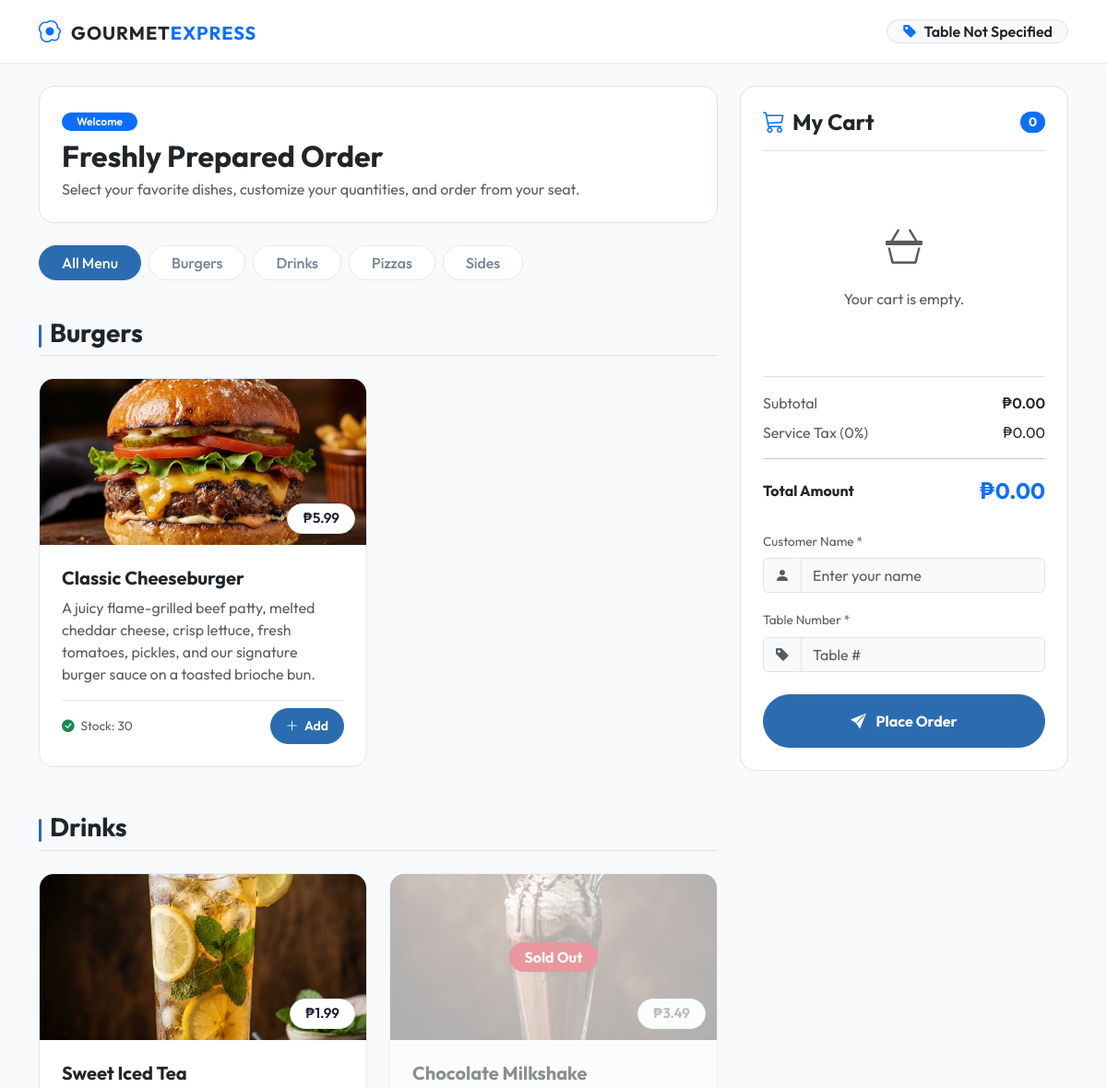
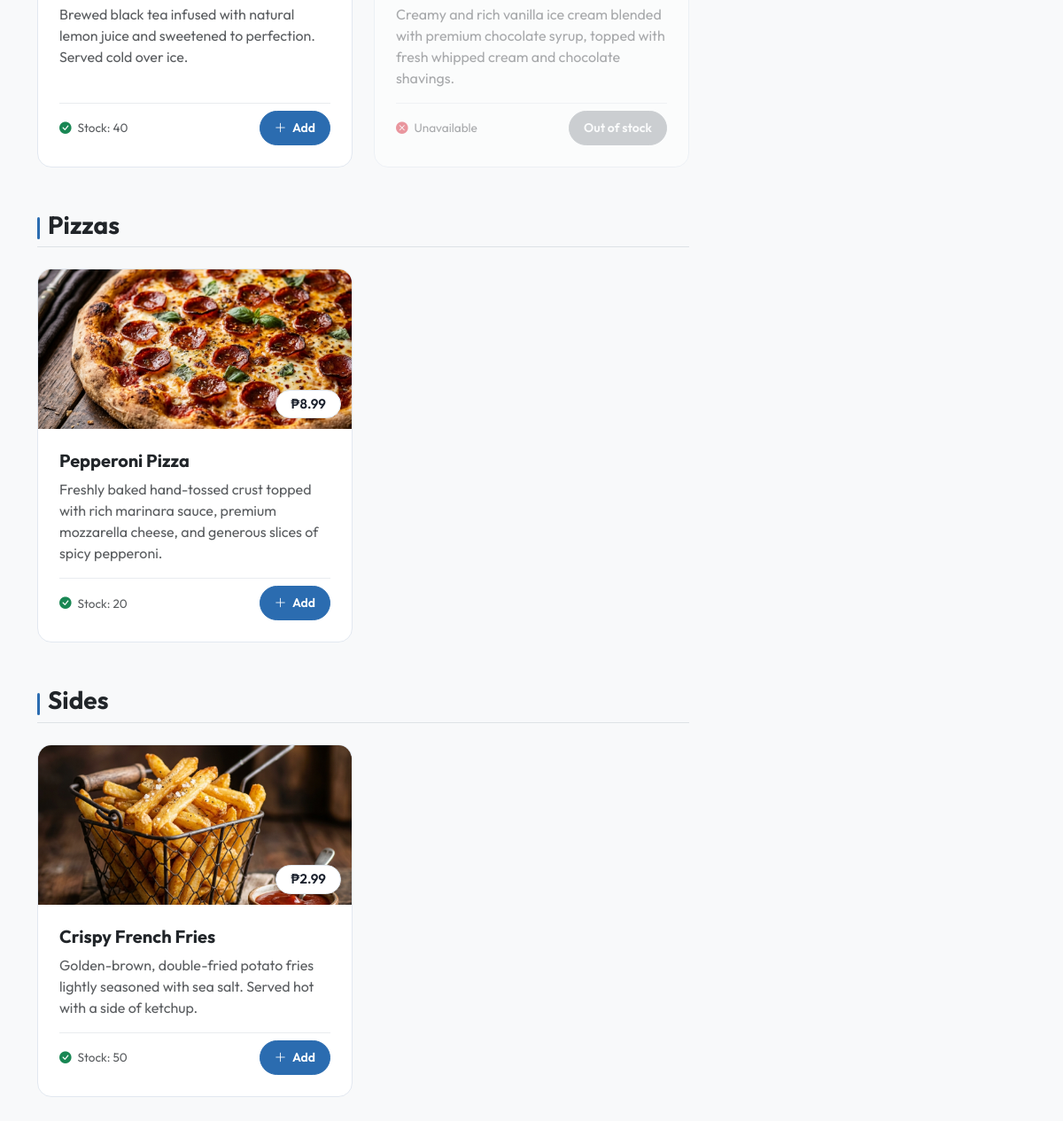
/customer/order.php, run on the app's committed database (2 pictures, top to bottom).
### tables this page shows
CREATE TABLE IF NOT EXISTS `products` (
  `id` INT AUTO_INCREMENT PRIMARY KEY,
  `product_name` VARCHAR(255) NOT NULL,
  `description` TEXT NULL,
  `price` DECIMAL(10,2) NOT NULL,
  `image` VARCHAR(255) NOT NULL,
  `category` VARCHAR(100) NOT NULL,
  `availability_status` TINYINT(1) DEFAULT 1 COMMENT '1 = Available, 0 = Out of Stock',
  `stock_quantity` INT NOT NULL DEFAULT 20 COMMENT 'Available stock count',
  `created_at` TIMESTAMP DEFAULT CURRENT_TIMESTAMP,
  `updated_at` TIMESTAMP DEFAULT CURRENT_TIMESTAMP ON UPDATE CURRENT_TIMESTAMP
);

### customer/order.php (the view, shortened to what this page needs)
<?php
require_once '../api/db.php';
$tableNumber = isset($_GET['table']) ? intval($_GET['table']) : '';
try {
    $stmt = $pdo->query("SELECT * FROM products ORDER BY category, id");
    $products = $stmt->fetchAll();
    $menu = [];
    foreach ($products as $product) {
        $menu[$product['category']][] = $product;
    }
} catch (\PDOException $e) {
    $menu = [];
    $error = "Unable to load menu. Please try again later.";
}
?>
<!DOCTYPE html>
<html lang="en">
<head>
    <link href="https://cdn.jsdelivr.net/npm/bootstrap@5.3.0/dist/css/bootstrap.min.css" rel="stylesheet">
    <link href="https://cdn.jsdelivr.net/npm/bootstrap-icons@1.10.5/font/bootstrap-icons.css" rel="stylesheet">
    <link rel="stylesheet" href="../assets/css/style.css">
</head>
<body>
    <header class="menu-header sticky-top py-3">
        <div class="container d-flex justify-content-between align-items-center">
            <div class="brand-logo">
                <i class="bi bi-egg-fried text-primary me-2 fs-4"></i>
                <span class="fw-bold text-dark tracking-wide fs-5">GOURMET<span class="text-primary">EXPRESS</span></span>
            </div>
            <div class="table-badge px-3 py-1.5 rounded-pill text-dark border bg-light">
                <i class="bi bi-tag-fill text-primary me-1"></i>
                <span class="fw-semibold">Table <?php echo $tableNumber ? $tableNumber : 'Not Specified'; ?></span>
            </div>
        </div>
    </header>
    <main class="container my-4">
        <div class="row g-4">
            <div class="col-lg-8">
                <div class="welcome-banner p-4 mb-4 rounded-4 border bg-white">
                    <span class="badge bg-primary text-white mb-2 px-3 py-1.5 rounded-pill fw-semibold uppercase-tag">Welcome</span>
                    <h2 class="fw-bold text-dark mb-1">Freshly Prepared Order</h2>
                    <p class="mb-0 text-muted">Select your favorite dishes, customize your quantities, and order from your seat.</p>
                </div>
                <div class="category-nav d-flex gap-2 overflow-auto pb-3 mb-4 scrollbar-none">
                    <button class="btn btn-category active text-nowrap rounded-pill px-4" onclick="filterCategory('all')">All Menu</button>
                    <?php foreach (array_keys($menu) as $cat): ?>
                        <button class="btn btn-category text-nowrap rounded-pill px-4" onclick="filterCategory('<?php echo htmlspecialchars($cat); ?>')">
                            <?php echo htmlspecialchars($cat); ?>
                        </button>
                    <?php endforeach; ?>
                </div>
                <?php if (empty($menu)): ?>
                    <div class="alert alert-danger rounded-4 p-4 border" role="alert">
                        <i class="bi bi-exclamation-triangle-fill fs-4 me-2"></i>
                        <span><?php echo isset($error) ? $error : 'No menu items available.'; ?></span>
                    </div>
                <?php else: ?>
                    <?php foreach ($menu as $category => $items): ?>
                        <div class="menu-section mb-5" data-category="<?php echo htmlspecialchars($category); ?>">
                            <h3 class="category-title mb-4 pb-2 border-bottom fw-bold text-dark">
                                <span class="category-title-bar"></span>
                                <?php echo htmlspecialchars($category); ?>
                            </h3>
                            <div class="row g-4">
                                <?php foreach ($items as $item):
                                    $stockQuantity = isset($item['stock_quantity']) ? intval($item['stock_quantity']) : 0;
                                    $isAvailable = intval($item['availability_status']) === 1 && $stockQuantity > 0;
                                ?>
                                    <div class="col-md-6">
                                        <div class="card product-card h-100 rounded-4 overflow-hidden border bg-white <?php echo !$isAvailable ? 'out-of-stock-card' : ''; ?>">
                                            <div class="position-relative overflow-hidden product-image-wrapper">
                                                <img src="../assets/images/<?php echo htmlspecialchars($item['image']); ?>" class="card-img-top product-img" alt="<?php echo htmlspecialchars($item['product_name']); ?>">
                                                <?php if (!$isAvailable): ?>
                                                    <div class="out-of-stock-overlay d-flex align-items-center justify-content-center">
                                                        <span class="badge bg-danger text-white fs-6 px-3 py-2 rounded-pill shadow-sm">Sold Out</span>
                                                    </div>
                                                <?php endif; ?>
                                                <span class="price-tag shadow-sm fw-semibold px-3 py-1 rounded-pill">
                                                    ₱<?php echo number_format($item['price'], 2); ?>
                                                </span>
                                            </div>
                                            <div class="card-body d-flex flex-column p-4">
                                                <h5 class="card-title fw-bold text-dark mb-2"><?php echo htmlspecialchars($item['product_name']); ?></h5>
                                                <p class="card-text text-muted mb-3 flex-grow-1 fs-6"><?php echo htmlspecialchars($item['description']); ?></p>
                                                <div class="d-flex justify-content-between align-items-center mt-auto pt-2 border-top border-light-subtle">
                                                    <span class="text-muted fs-7">
                                                        <i class="bi <?php echo $isAvailable ? 'bi-check-circle-fill text-success' : 'bi-x-circle-fill text-danger'; ?> me-1"></i>
                                                        <?php echo $isAvailable ? 'Stock: ' . $stockQuantity : 'Unavailable'; ?>
                                                    </span>
                                                    <?php if ($isAvailable): ?>
                                                        <button class="btn btn-warning btn-sm rounded-pill px-3 py-2 fw-semibold add-to-cart-btn"
                                                                onclick="addToCart(<?php echo $item['id']; ?>, '<?php echo htmlspecialchars(addslashes($item['product_name'])); ?>', <?php echo $item['price']; ?>, '../assets/images/<?php echo htmlspecialchars($item['image']); ?>', <?php echo $stockQuantity; ?>)">
                                                            <i class="bi bi-plus-lg me-1"></i> Add
                                                        </button>
                                                    <?php else: ?>
                                                        <button class="btn btn-secondary btn-sm rounded-pill px-3 py-2 fw-semibold" disabled>
                                                            Out of stock
                                                        </button>
                                                    <?php endif; ?>
                                                </div>
                                            </div>
                                        </div>
                                    </div>
                                <?php endforeach; ?>
                            </div>
                        </div>
                    <?php endforeach; ?>
                <?php endif; ?>
            </div>
            <div class="col-lg-4">
                <div class="checkout-panel sticky-panel rounded-4 p-4 border bg-white text-dark">
                    <h4 class="fw-bold mb-4 d-flex justify-content-between align-items-center text-dark border-bottom pb-3">
                        <span><i class="bi bi-cart3 text-primary me-2"></i>My Cart</span>
                        <span class="badge bg-primary text-white rounded-pill fs-7" id="cart-count">0</span>
                    </h4>
                    <div id="cart-items" class="cart-items-container mb-4 overflow-auto scrollbar-thin">
                    </div>
                    <div class="totals-section border-top pt-3 mb-4">
                        <div class="d-flex justify-content-between mb-2">
                            <span class="text-muted">Subtotal</span>
                            <span class="fw-semibold text-dark" id="cart-subtotal">₱0.00</span>
                        </div>
                        <div class="d-flex justify-content-between mb-2">
                            <span class="text-muted">Service Tax (0%)</span>
                            <span class="text-dark">₱0.00</span>
                        </div>
                        <hr class="my-3">
                        <div class="d-flex justify-content-between align-items-center mb-1">
                            <span class="fw-bold text-dark">Total Amount</span>
                            <span class="fw-bold text-primary fs-4" id="cart-total">₱0.00</span>
                        </div>
                    </div>
                    <form id="checkout-form" onsubmit="submitOrder(event)">
                        <div class="mb-3">
                            <label for="customerName" class="form-label text-muted fs-7">Customer Name *</label>
                            <div class="input-group">
                                <span class="input-group-text bg-light text-muted border"><i class="bi bi-person-fill"></i></span>
                                <input type="text" class="form-control bg-light border text-dark" id="customerName" placeholder="Enter your name" required>
                            </div>
                        </div>
                        <div class="mb-4">
                            <label for="tableNumber" class="form-label text-muted fs-7">Table Number *</label>
                            <div class="input-group">
                                <span class="input-group-text bg-light text-muted border"><i class="bi bi-tag-fill"></i></span>
                                <input type="number" class="form-control bg-light border text-dark" id="tableNumber" placeholder="Table #" min="1" value="<?php echo $tableNumber; ?>" required <?php echo $tableNumber ? 'readonly' : ''; ?>>
                            </div>
                        </div>
                        <button type="submit" class="btn btn-warning w-100 py-3 rounded-pill fw-bold checkout-submit-btn">
                            <i class="bi bi-send-fill me-2"></i> Place Order
                        </button>
                    </form>
                </div>
            </div>
        </div>
    </main>
</body>
</html>

### assets/css/style.css (style rules this page uses)
:root { --bg-light: #f8f9fa; --bg-white: #ffffff; --border-color: #e2e8f0; --text-main: #1a202c; --text-muted: #718096; --primary-color: #2b6cb0; --primary-hover: #1a4f80; --accent-warning: #dd6b20; --accent-success: #38a169; --accent-danger: #e53e3e; --font-family: 'Outfit', -apple-system, BlinkMacSystemFont, "Segoe UI", Roboto, sans-serif; }
body { background-color: var(--bg-light); color: var(--text-main); font-family: var(--font-family); line-height: 1.5; -webkit-font-smoothing: antialiased; }
.menu-header, .admin-header { background-color: var(--bg-white); border-bottom: 1px solid var(--border-color); z-index: 1000; }
.brand-logo { color: var(--text-main); font-weight: 700; }
.table-badge { background-color: var(--bg-light); border: 1px solid var(--border-color); color: var(--text-main); }
.welcome-banner { background-color: var(--bg-white); border: 1px solid var(--border-color); color: var(--text-main); }
.btn-category { background: var(--bg-white); color: var(--text-muted); border: 1px solid var(--border-color); transition: all 0.2s ease; font-weight: 500; }
.btn-category.active { background: var(--primary-color); color: var(--bg-white) !important; border-color: var(--primary-color); }
.product-card { box-shadow: none !important; border: 1px solid var(--border-color) !important; transition: border-color 0.2s ease; }
.product-image-wrapper { position: relative; height: 180px; background-color: var(--bg-light); }
.product-img { width: 100%; height: 100%; object-fit: cover; }
.price-tag { position: absolute; bottom: 12px; right: 12px; background-color: var(--bg-white); color: var(--text-main); border: 1px solid var(--border-color); font-size: 0.95rem; z-index: 5; }
.out-of-stock-card { opacity: 0.5; }
.out-of-stock-overlay { position: absolute; top: 0; left: 0; width: 100%; height: 100%; background: rgba(255, 255, 255, 0.4); z-index: 10; }
.category-title { position: relative; padding-left: 12px; color: var(--text-main); }
.category-title-bar { position: absolute; left: 0; top: 20%; bottom: 20%; width: 3px; background: var(--primary-color); border-radius: 2px; }
.checkout-panel { border: 1px solid var(--border-color); background-color: var(--bg-white) !important; }
.sticky-panel { position: sticky; top: 90px; }
.cart-items-container { max-height: 320px; }
.btn-warning { background-color: var(--primary-color); border-color: var(--primary-color); color: var(--bg-white); }
.tracking-wide { letter-spacing: 0.05em; }
.fs-7 { font-size: 0.85rem !important; }

### data on the page
products: image (picture), price "5.99", product_name "Classic Cheeseburger", description "A juicy flame-grilled beef patty, melted cheddar cheese, crisp lettuce, fresh tomatoes, pickles, and our signature burger sauce on a toasted brioche bun.", availability_status 1 (drawn), stock_quantity "30"
products: image (picture), price "1.99", product_name "Sweet Iced Tea", description "Brewed black tea infused with natural lemon juice and sweetened to perfection. Served cold over ice.", availability_status 1 (drawn), stock_quantity "40"
products: availability_status "Sold Out", price "3.49", product_name "Chocolate Milkshake", description "Creamy and rich vanilla ice cream blended with premium chocolate syrup, topped with fresh whipped cream and chocolate shavings."
products: image (picture), price "8.99", product_name "Pepperoni Pizza", description "Freshly baked hand-tossed crust topped with rich marinara sauce, premium mozzarella cheese, and generous slices of spicy pepperoni.", availability_status 1 (drawn), stock_quantity "20"
products: image (picture), price "2.99", product_name "Crispy French Fries", description "Golden-brown, double-fried potato fries lightly seasoned with sea salt. Served hot with a side of ketchup.", availability_status 1 (drawn), stock_quantity "50"

### other printed values
$cat "Burgers"
$cat "Drinks"
$cat "Pizzas"
$cat "Sides"
$category "Burgers"
$category "Drinks"
$category "Pizzas"
$category "Sides"
